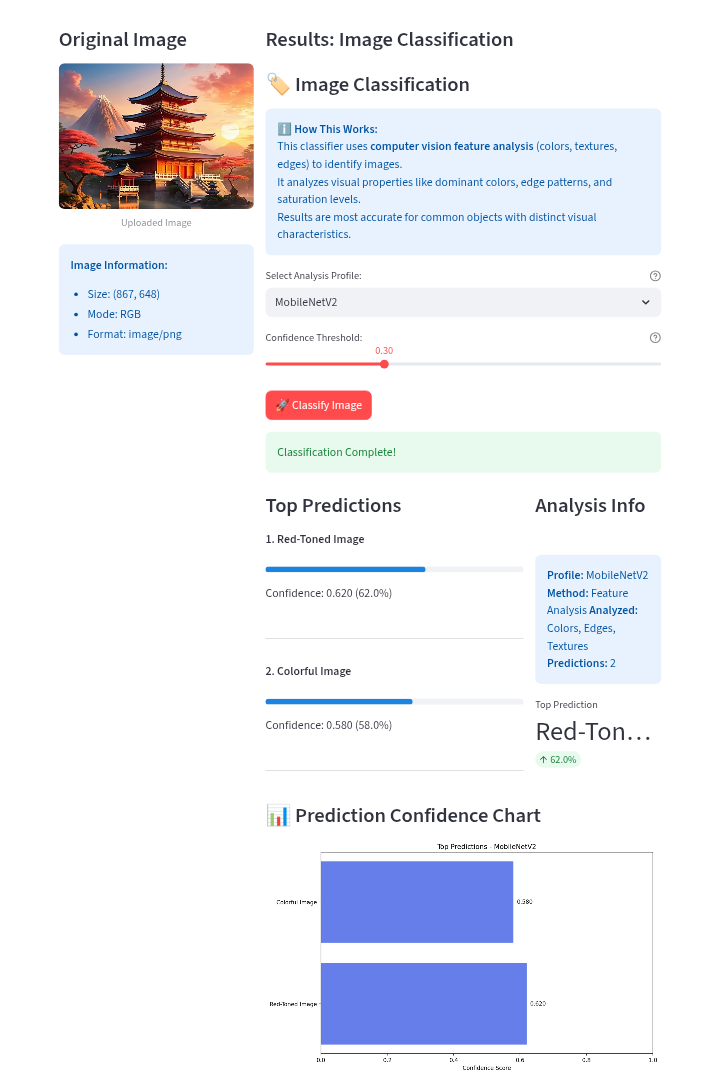
#> input picture Image classification.png, 720 x 1085 px
$ python detect.py '../../Image classification.png' 1.0
#> lines starting #> are read from the running program, lines starting #| are printed output that depends on the picture; after the words box and inside, x2 and y2 are one past the last pixel; in counts of white or black regions, pixels touching at a corner belong together
#!/usr/bin/env python3
"""
Object Detection Script for Laravel Backend
Processes images using OpenCV contour detection
"""

import sys
import json
import numpy as np
import cv2
import os
from datetime import datetime
import logging

# Configure logging
logging.basicConfig(level=logging.INFO)
logger = logging.getLogger(__name__)

def detect_objects_contour(image_path, confidence_threshold=0.5):
    """
    Detect objects using contour detection
    """
#> called with image_path = '../../Image classification.png', confidence_threshold = 1
    try:
        # Load image
        image = cv2.imread(image_path)
#> image is the input picture: shape (1085, 720, 3); mean B, G, R 244.1, 238.1, 237.2
        if image is None:
            raise ValueError("Could not load image")

        height, width = image.shape[:2]

        # Convert to grayscale
        gray = cv2.cvtColor(image, cv2.COLOR_BGR2GRAY)
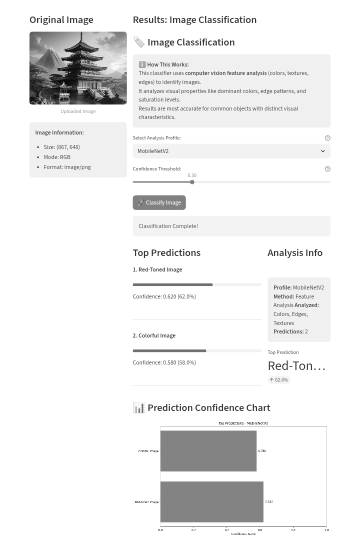
#> gray: shape (1085, 720) (shown at 1/2 size); min 0, max 255, mean 238.5

        # Apply Gaussian blur
        blurred = cv2.GaussianBlur(gray, (5, 5), 0)

        # Apply threshold
        _, thresh = cv2.threshold(blurred, 127, 255, cv2.THRESH_BINARY)
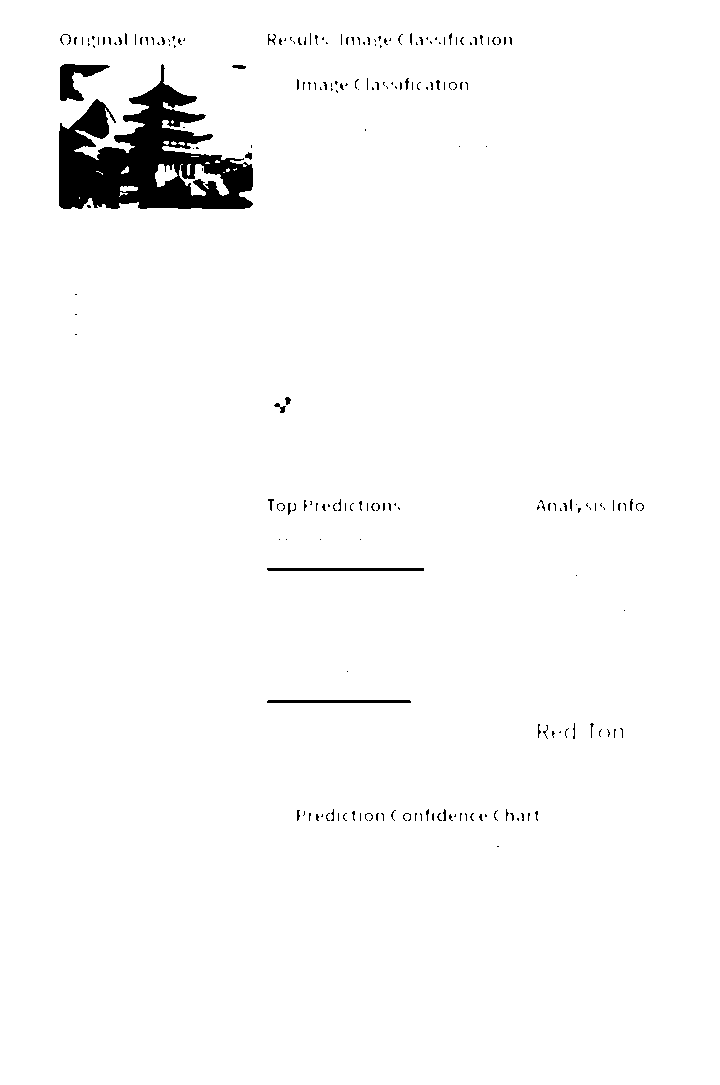
#> thresh: shape (1085, 720); 97.7% white; 215 black regions (184 under 20 px), largest, box (x1, y1, x2, y2) and area: (59, 64, 253, 209) 14011, (60, 64, 110, 101) 850, (267, 568, 424, 571) 470

        # Find contours
        contours, _ = cv2.findContours(thresh, cv2.RETR_EXTERNAL, cv2.CHAIN_APPROX_SIMPLE)
#> contours = [[[0, 0], [0, 1084], [719, 1084], [719, 0]]]

        objects = []

        for i, contour in enumerate(contours):
            # Filter small contours
            area = cv2.contourArea(contour)
            if area < 500:  # Minimum area threshold
                continue

            # Get bounding box
            x, y, w, h = cv2.boundingRect(contour)

            # Calculate confidence based on contour properties
            perimeter = cv2.arcLength(contour, True)
            if perimeter == 0:
                continue

            circularity = 4 * np.pi * area / (perimeter * perimeter)
            aspect_ratio = float(w) / h

            # Determine object class based on shape characteristics
            if circularity > 0.7:
                object_class = "circular_object"
                confidence = min(0.9, circularity)
            elif aspect_ratio > 3 or aspect_ratio < 0.33:
                object_class = "elongated_object"
                confidence = min(0.8, 1.0 / abs(aspect_ratio - 1) if abs(aspect_ratio - 1) > 0 else 0.8)
            elif 0.8 < aspect_ratio < 1.2:
                object_class = "square_object"
                confidence = min(0.85, 1.0 - abs(aspect_ratio - 1))
            else:
                object_class = "rectangular_object"
                confidence = 0.7

            # Apply confidence threshold
            if confidence >= confidence_threshold:
                objects.append({
                    "class": object_class,
                    "confidence": round(confidence, 3),
                    "bbox": [int(x), int(y), int(w), int(h)],
                    "area": int(area),
                    "aspect_ratio": round(aspect_ratio, 2)
                })
#> this loop made 1 pass
#> (contour, area, x, y, w, h, perimeter, circularity) on pass 1: ([[0, 0], [0, 1084], [719, 1084], [719, 0]], 779396, 0, 0, 720, 1085, 3606, 0.753)
#> after the loop, objects = []

        return {
            "objects": objects,
            "total_objects": len(objects),
            "image_dimensions": {"width": width, "height": height}
        }

    except Exception as e:
        logger.error(f"Object detection error: {str(e)}")
        raise

def main():
    try:
        if len(sys.argv) < 3:
            raise ValueError("Usage: python detect.py <image_path> <confidence_threshold>")

        image_path = sys.argv[1]
        confidence_threshold = float(sys.argv[2])

        if not os.path.exists(image_path):
            raise FileNotFoundError(f"Image file not found: {image_path}")

        # Process object detection
        result = detect_objects_contour(image_path, confidence_threshold)
#> result = 3 items

        # Output JSON result
        print(json.dumps(result, indent=2))
#| {
#|   "objects": [],
#|   "total_objects": 0,
#|   "image_dimensions": {
#|     "width": 720,
#|     "height": 1085
#> (further printed lines are left out)

    except Exception as e:
        error_result = {
            "error": str(e),
            "objects": [],
            "total_objects": 0
        }
        print(json.dumps(error_result, indent=2))
        sys.exit(1)

if __name__ == "__main__":
    main()

$ run again, on Custom style transfer.png
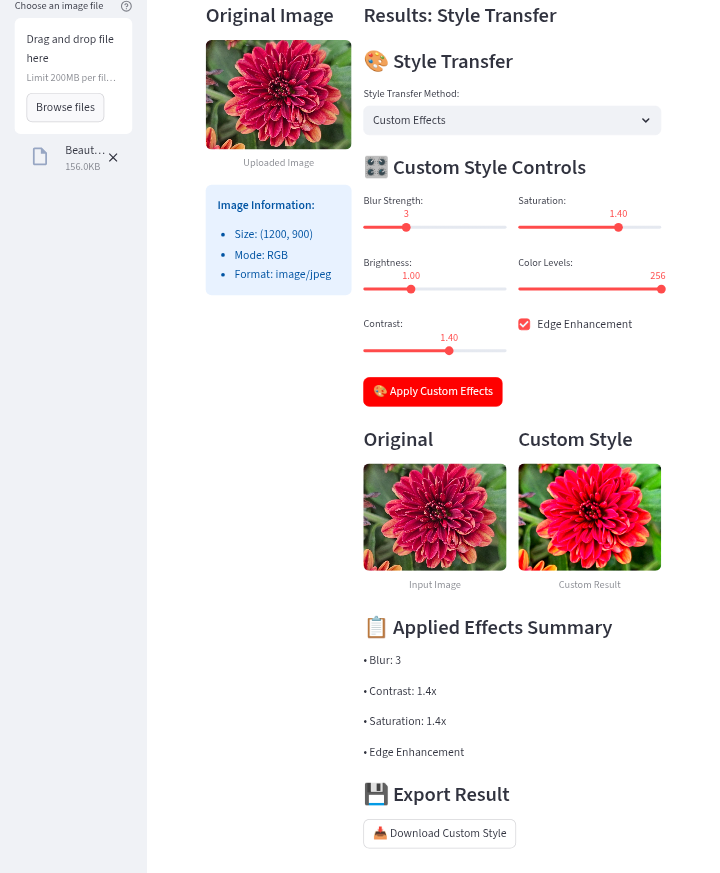
#> input picture Custom style transfer.png, 720 x 873 px
#> in detect_objects_contour, image is the input picture: shape (873, 720, 3); mean B, G, R 234, 232.8, 240.5
#> in detect_objects_contour, `gray = cv2.cvtColor(image, cv2.COLOR_BGR2GRAY)`:
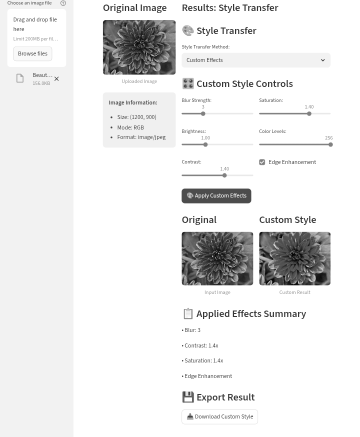
#> gray: shape (873, 720) (shown at 1/2 size); min 0, max 255, mean 235.3
#> in detect_objects_contour, `_, thresh = cv2.threshold(blurred, 127, 255, cv2.THRESH_BINARY)`:
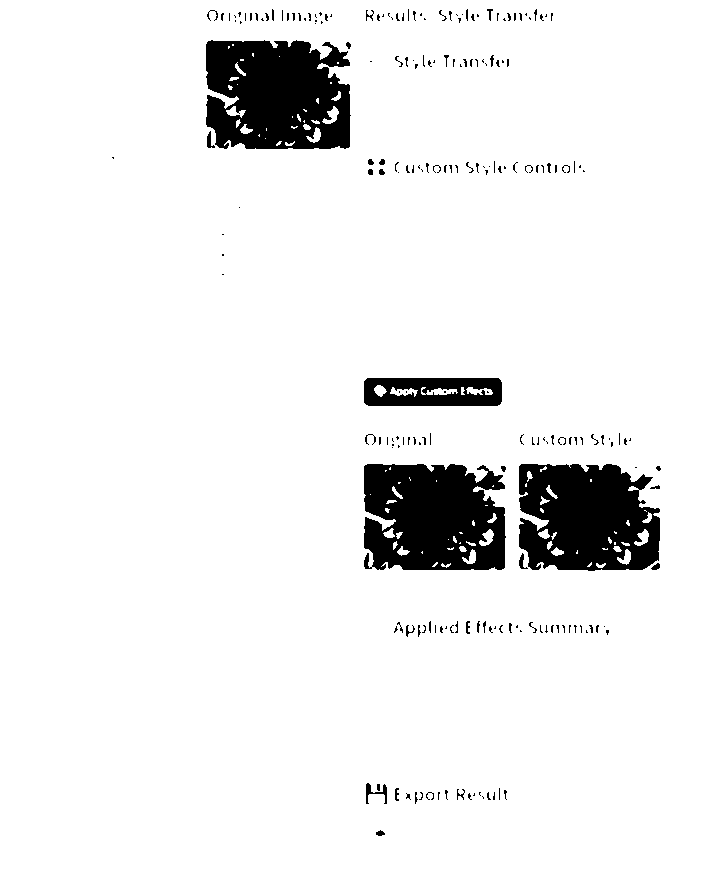
#> thresh: shape (873, 720); 92.9% white; 215 black regions (168 under 20 px), largest, box (x1, y1, x2, y2) and area: (206, 40, 351, 149) 13295, (364, 464, 506, 570) 12835, (519, 464, 660, 571) 12227
#> contours = [[[0, 0], [0, 872], [719, 872], [719, 0]]]
#> the loop in detect_objects_contour, `for i, contour in enumerate(contours):` made 1 pass
#> (contour, area, x, y, w, h, perimeter, circularity) on pass 1: ([[0, 0], [0, 872], [719, 872], [719, 0]], 626968, 0, 0, 720, 873, 3182, 0.778)
#> after the loop in detect_objects_contour, `for i, contour in enumerate(contours):`: objects = []
#> result = 3 items
#| {
#|   "objects": [],
#|   "total_objects": 0,
#|   "image_dimensions": {
#|     "width": 720,
#|     "height": 873
#> (further printed lines are left out)
